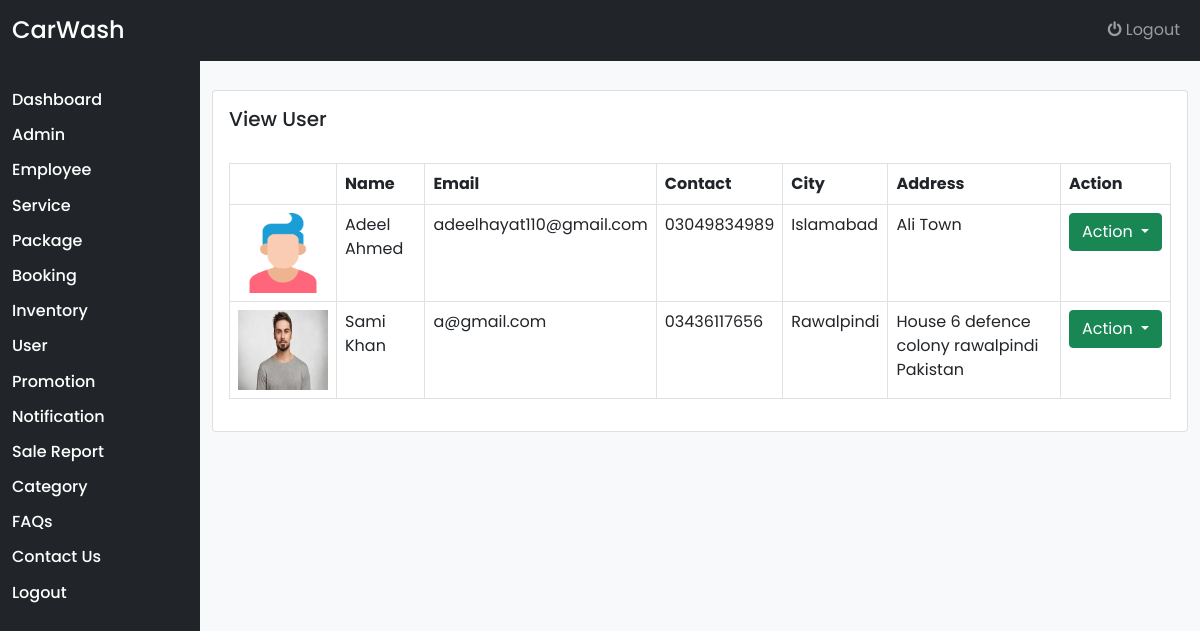
Before: /admin/user.php (signed in) with the older database file.
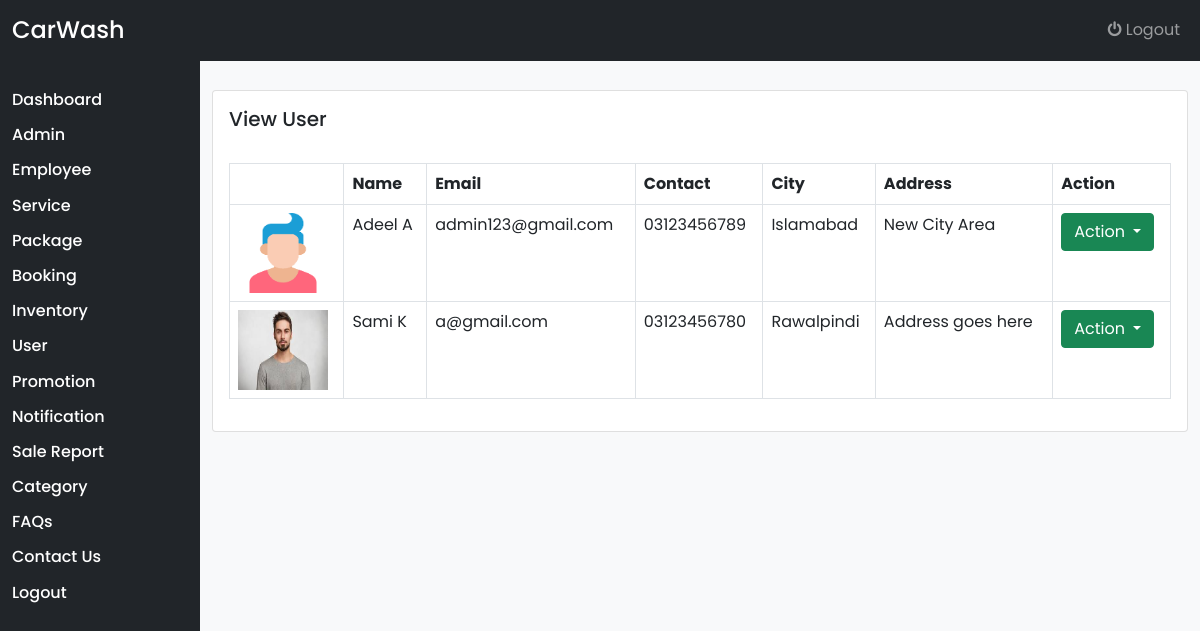
After: the same page with the newer database file.
### tables this page shows
CREATE TABLE `user` (
  `id` int(11) NOT NULL,
  `name` varchar(80) NOT NULL,
  `email` varchar(80) NOT NULL,
  `contact` varchar(80) NOT NULL,
  `password` varchar(80) NOT NULL,
  `city` varchar(80) NOT NULL,
  `address` varchar(80) NOT NULL,
  `image` varchar(80) NOT NULL
);

### admin/user.php (the view, shortened to what this page needs)
<?php
include_once "header.php";
?>
<div class="container-fluid">
<div class="row">
<?php
include_once "sidebar.php";
?>
<div class="col-md-10 bg-light min-vh-100 pt-200">
<div class="card">
<div class="card-body">
<div class="row">
<div class="col-md-12">
<h5>View User</h5>
</div>
<div class="col-md-12 mt-4">
<table class="table table-bordered">
<tr>
<th></th>
<th>Name</th>
<th>Email</th>
<th>Contact</th>
<th>City</th>
<th>Address</th>
<th>Action</th>
</tr>
<tbody>
<?php
$sql="select * from user";
$result=mysqli_query($con,$sql);
if(mysqli_num_rows($result)>0){
while($row=mysqli_fetch_array($result)){
?>
<tr>
<td><img src="../image/<?php echo $row['image'];?>" height="80" width="90"></td>
<td><?php echo $row['name'];?></td>
<td><?php echo $row['email'];?></td>
<td><?php echo $row['contact'];?></td>
<td><?php echo $row['city'];?></td>
<td><?php echo $row['address'];?></td>
<td>
<div class="dropdown">
  <button class="btn btn-success dropdown-toggle" type="button" id="dropdownMenuButton1" data-bs-toggle="dropdown" aria-expanded="false">
    Action
  </button>
</div>
</td>
</tr>
<?php }
}
else{
	?>
    <tr>
    <td colspan="7" class="text-center">No record available</td>
    </tr>
    <?php
}
 ?>
</tbody>
</table>
</div>
</div>
</div>
</div>
</div>
</div>
</div>
</body>
</html>

### admin/header.php (shortened to what this page needs)
<!doctype html>
<html>
<head>
<link rel="stylesheet" type="text/css" href="../css/bootstrap.min.css">
<link rel="stylesheet" type="text/css" href="../css/font-awesome.min.css">
<link rel="stylesheet" type="text/css" href="../css/style.css">
</head>
<body>
<nav class="navbar navbar-expand-lg navbar-dark bg-dark fixed-top">
<div class="container-fluid">
<h4 class="pt-2"><a href="home.php" class="text-white text-decoration-none">CarWash</a></h4>
  <div class="collapse navbar-collapse" id="navbarSupportedContent">
    <ul class="navbar-nav ms-auto">
      <li class="nav-item active">
        <a class="nav-link" href="logout.php"><i class="fa fa-power-off"></i> Logout <span class="sr-only">(current)</span></a>
      </li>
    </ul>
  </div>
  </div>
</nav>

### admin/sidebar.php
<div class="col-md-2 bg-dark pl-5 pt-200 min-vh-100">
<h6><a href="home.php" class="text-white text-decoration-none">Dashboard</a></h6>
<h6 class="pt-2"><a href="admin.php" class="text-white text-decoration-none">Admin</a></h6>
<h6 class="pt-2"><a href="employee.php" class="text-white text-decoration-none">Employee</a></h6>
<h6 class="pt-2"><a href="service.php" class="text-white text-decoration-none">Service</a></h6>
<h6 class="pt-2"><a href="package.php" class="text-white text-decoration-none">Package</a></h6>
<h6 class="pt-2"><a href="booking.php" class="text-white text-decoration-none">Booking</a></h6>
<h6 class="pt-2"><a href="product.php" class="text-white text-decoration-none">Inventory</a></h6>
<h6 class="pt-2"><a href="user.php" class="text-white text-decoration-none">User</a></h6>
<h6 class="pt-2"><a href="promotion.php" class="text-white text-decoration-none">Promotion</a></h6>
<h6 class="pt-2"><a href="notification.php" class="text-white text-decoration-none">Notification</a></h6>
<h6 class="pt-2"><a href="report.php" class="text-white text-decoration-none">Sale Report</a></h6>
<h6 class="pt-2"><a href="category.php" class="text-white text-decoration-none">Category</a></h6>
<h6 class="pt-2"><a href="faq.php" class="text-white text-decoration-none">FAQs</a></h6>
<h6 class="pt-2"><a href="contact.php" class="text-white text-decoration-none">Contact Us</a></h6>
<h6 class="pt-2"><a href="logout.php" class="text-white text-decoration-none">Logout</a></h6>
</div>

### css/style.css (style rules this page uses)
* { font-family: 'Gentium Book Basic', serif; font-family: 'Lora', serif; font-family: 'Nunito', sans-serif; font-family: 'Poppins', sans-serif; }
a { text-decoration:none; }
.pt-200 { padding-top:90px; padding-bottom:60px; box-sizing:border-box; }

Changed rows visible on the page:
changed user "Islamabad": name "Adeel Ahmed" → "Adeel A"; email "adeelhayat110@gmail.com" → "admin123@gmail.com"; contact "03049834989" → "03123456789"; address "Ali Town" → "New City Area"
changed user "a@gmail.com": name "Sami Khan" → "Sami K"; contact "03436117656" → "03123456780"; address "House 6 defence colony rawalpindi Pakistan" → "Address goes here"
